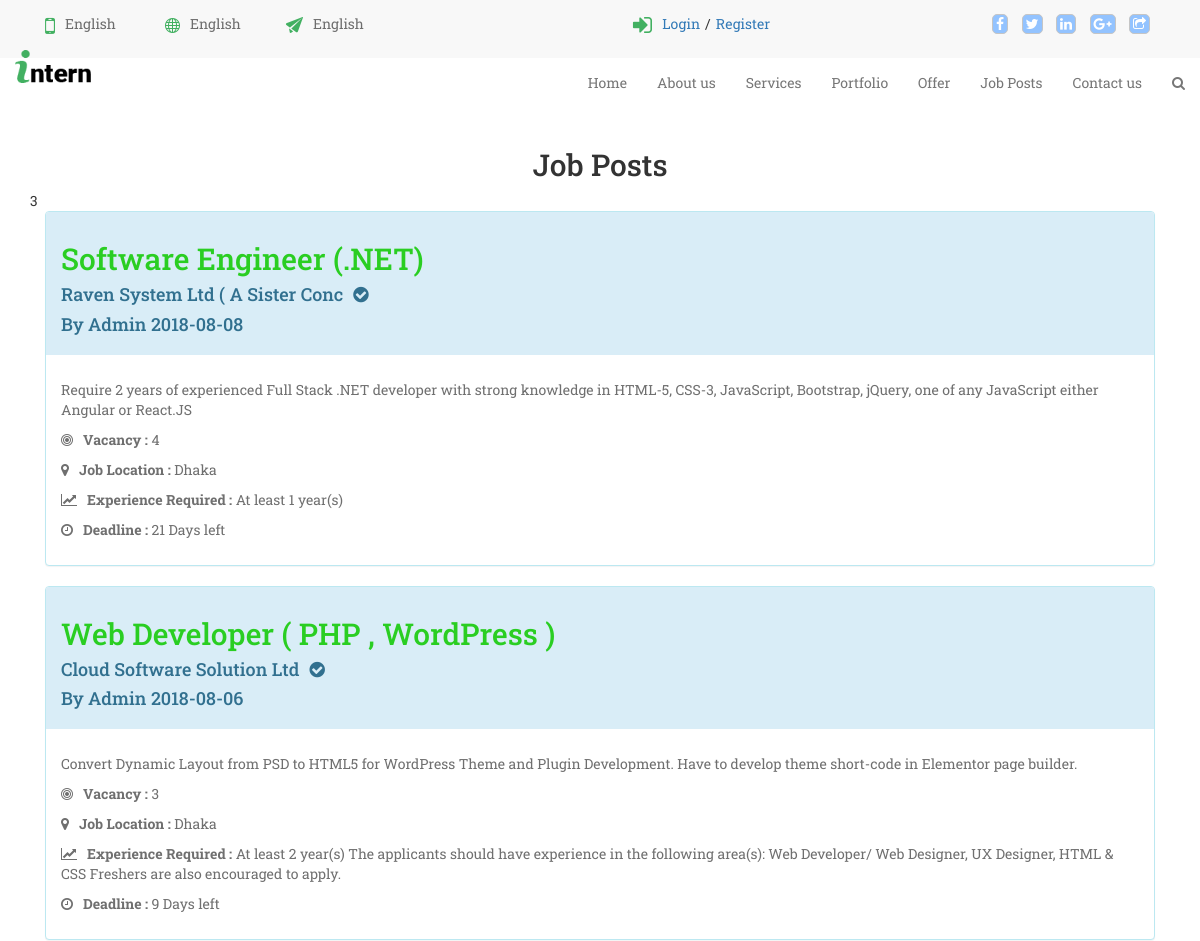
/jobPost.php?location=Dhaka (upper part), run on an earlier commit of the app's database.
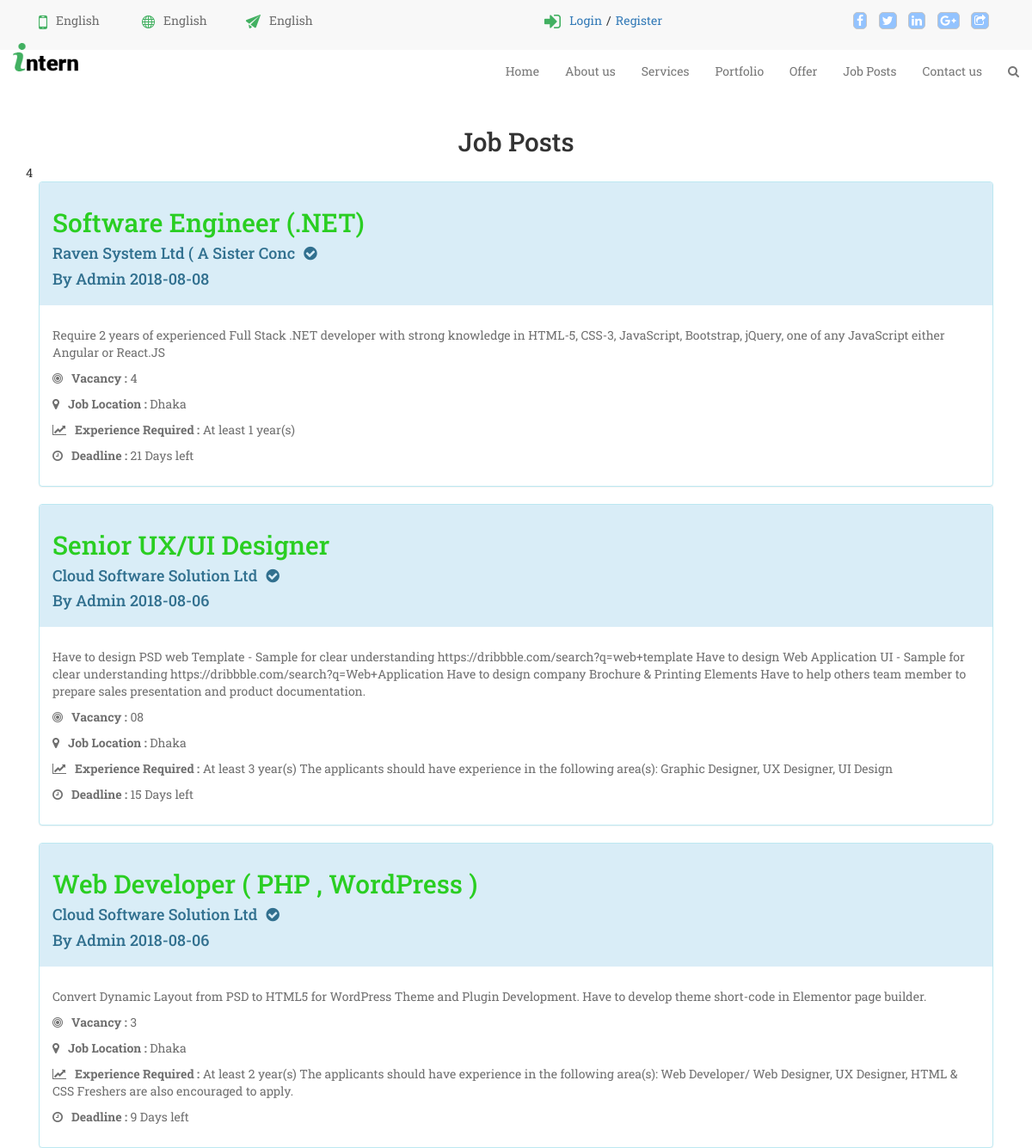
And on a later commit of the database.
### tables this page shows
CREATE TABLE `jobpost` (
  `id` int(11) NOT NULL,
  `title` text NOT NULL,
  `empId` int(11) NOT NULL,
  `companyName` varchar(32) NOT NULL,
  `vacancy` varchar(10) NOT NULL,
  `context` text NOT NULL,
  `description` text NOT NULL,
  `empStatus` varchar(10) NOT NULL,
  `eduRequirement` text NOT NULL,
  `expRequirement` text NOT NULL,
  `addRequirement` text NOT NULL,
  `jobLocation` text NOT NULL,
  `salary` int(10) NOT NULL,
  `degree` varchar(32) NOT NULL,
  `browseCatg` varchar(32) NOT NULL,
  `postTime` date NOT NULL,
  `expDate` date DEFAULT NULL,
  `deletedAt` timestamp NULL DEFAULT NULL
);

### jobPost.php (the view, shortened to what this page needs)
<?php
include "includes/header.php";
?>
       <?php include "includes/head.php" ?>
        <?php include "includes/navbar.php" ?>
        <div class="container">
           <h2 style="text-align:center;">Job Posts</h2>
           <div class="jobPost">
                <?php
                    require 'config.php';
                    global $query;
                    if(isset($_GET['location'])){
                        $location = $_GET['location'];
                        $query = "select * from jobpost where jobLocation = '$location' AND deletedAt is null order by id desc ";
                    }
                    else if(isset($_GET['category'])){
                        $category = $_GET['category'];
                        $query = "select * from jobpost where browseCatg = '$category' AND deletedAt is null order by id desc ";
                    }
                    $result = mysqli_query($conn,$query);
                    $count =  mysqli_num_rows($result);
                            echo $count;
                    if(mysqli_num_rows($result) > 0){
                        while($row = mysqli_fetch_assoc($result)){
                            $id = $row['id'];
                            $title = $row['title'];
                            $companyName = $row['companyName'];
                            $vacancy = $row['vacancy'];
                            $description = $row['description'];
                            $expRequirement = $row['expRequirement'];
                            $jobLocation = $row['jobLocation'];
                            $postTime = $row['postTime'];
                            $expDate = $row['expDate'];
                            $daydiff=floor((abs(strtotime($postTime) - strtotime($expDate))/(60*60*24)));
                            ?>
                            <div class="col-sm-12">
                            <div class="panel-group">
                               <div class="panel panel-info">
                                   <div class="panel-heading">
                                      <h2 ><a style="text-decoration:none;color:#2ace22;" href="singleJob.php?id=<?php echo $id ?>"><?php echo $title ?></a></h2>
                                      <h4><?php echo $companyName ?><i class="fa fa-check-circle" aria-hidden="true" style="margin-left:10px;"></i></h4>
                                      <h4>By Admin <?php echo $postTime; ?></h4>
                                   </div>
                                   <div class="panel-body">
                                       <p class = "jobpost"><?php echo $description ?></p>
                                        <p class = "jobpost"><i class="fa fa-bullseye" aria-hidden="true"></i><b>Vacancy : </b><?php echo $vacancy ?></p>
                                        <p class = "jobpost"><i class="fa fa-map-marker" aria-hidden="true"></i><b>Job Location : </b><?php echo $jobLocation ?></p>
                                        <p class = "jobpost"><i class="fa fa-line-chart" aria-hidden="true"></i><b>Experience Required : </b><?php echo $expRequirement ?></p>
                                        <p class = "jobpost"><i class="fa fa-clock-o" aria-hidden="true"></i><b>Deadline : </b><?php echo $daydiff ?> Days left</p>
                                    </div>
                               </div>
                            </div>
                       </div>
                     <?php   }
                    }
                    else
                    {
                        echo "Nothing found in db".mysqli_connect_error();
                    }
                ?>
            </div>
        </div>
       <?php include "includes/footer.php" ?>

What changed in the data, as far as the page shows it:
now on this page (row edited): jobpost: title "Senior UX/UI Designer", companyName "Cloud Software Solution Ltd", postTime "2018-08-06", description "Have to design PSD web Template - Sample for clear understanding https://dribbble.com/search?q=web+template Have to design Web Application UI - Sample for clear understanding https://dribbble.com/search?q=Web+Application Have to design company Brochure & Printing Elements Have to help others team member to prepare sales presentation and product documentation.", vacancy "08", jobLocation "Dhaka", expRequirement "At least 3 year(s) The applicants should have experience in the following area(s): Graphic Designer, UX Designer, UI Design", daydiff "15"
Also different on the page:
$count: "3" → "4"
